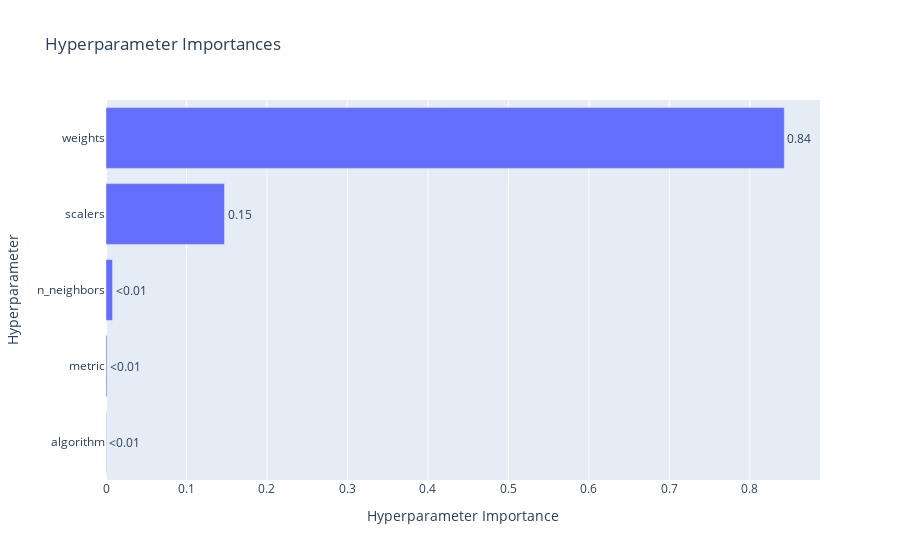

Notebook code cell kept with this figure:
### Code cell
# Hyperparameter importances

optuna.visualization.plot_param_importances(study_knn)

### Figure 1 — Plotly figure (JSON) as saved in the notebook; plotly's stock layout.template omitted (floating-point values rounded to 4 significant figures)
{"data": [{"cliponaxis": false, "hovertemplate": ["algorithm (CategoricalDistribution): 0.0005059326446889011<extra></extra>", "metric (CategoricalDistribution): 0.0012538933376786356<extra></extra>", "n_neighbors (IntDistribution): 0.008138910640804515<extra></extra>", "scalers (CategoricalDistribution): 0.14725292068732068<extra></extra>", "weights (CategoricalDistribution): 0.8428483426895073<extra></extra>"], "name": "Objective Value", "orientation": "h", "text": ["<0.01", "<0.01", "<0.01", "0.15", "0.84"], "textposition": "outside", "type": "bar", "x": [0.0005059, 0.001254, 0.008139, 0.1473, 0.8428], "y": ["algorithm", "metric", "n_neighbors", "scalers", "weights"]}], "layout": {"title": {"text": "Hyperparameter Importances"}, "xaxis": {"title": {"text": "Hyperparameter Importance"}}, "yaxis": {"title": {"text": "Hyperparameter"}}}}
